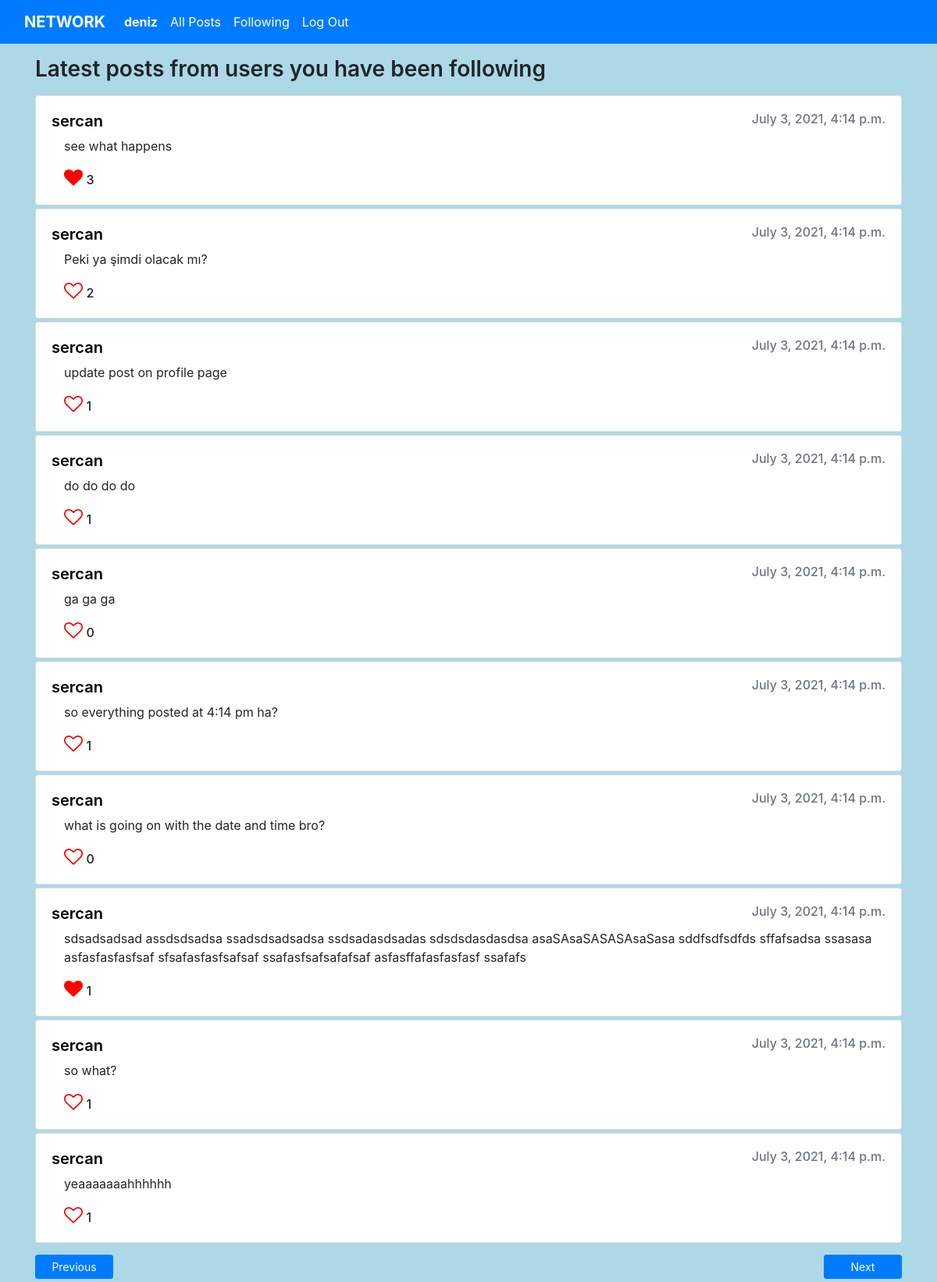
/following/2 (signed in), run on the app's committed database.
### network/models.py (models this page shows)
class User(AbstractUser):
    pass

class Post(models.Model):
    user = models.ForeignKey(User, on_delete=models.CASCADE)
    content = models.CharField(max_length=200)
    created = models.DateTimeField(default=datetime.now())
    updated = models.DateTimeField(default=datetime.now())

### network/views.py (the view)
# urls.py: path("following", views.following, name="following"),
@login_required
def following(request, page=1):
    user = request.user
    start = 0
    end = 0
    previous = 0
    if page == 1:
        start = 0
        end = 10
    else:
        end = page * 10
        start = end - 10
        previous = page - 1
    userFollowingUser_ids = Follow.objects.filter(user_id = user.id).values_list('followedUser', flat=True)
    followingsPosts = Post.objects.filter(user_id__in = userFollowingUser_ids).order_by('created').reverse()[start:end]
    postLikesTotal = {}
    userLikes = {}
    for p in followingsPosts:
        likes = Like.objects.filter(post_id = p.id)
        if likes:
            postLikesTotal[p.id] = len(likes)
        else:
            postLikesTotal[p.id] = 0
        userLike = Like.objects.filter(user_id = user.id).filter(post_id = p.id)
        if userLike:
            userLikes[p.id] = True
        else:
            userLikes[p.id] = False
    return render(request, "network/following.html", {
        "posts": followingsPosts,
        "postLikesTotal": postLikesTotal,
        "userLikes": userLikes,
        "next": page + 1,
        "previous": previous,
    })

### network/views.py (called while the page is built)
@register.filter
def get_item(dictionary, key):
    return dictionary.get(key)

### network/templates/network/following.html (shortened to what this page needs)
{% extends "network/layout.html" %}
{% load static %}
{% block body %}
{% if posts %}
<h3 class="mb-3 mt-3" style="font-weight: 600;">Latest posts from users you have been following</h3>
<section id="latestPostsSection">
    {% for p in posts %}
    <div class="card mb-1">
        <div class="card-body">
            <div style="display: flex; justify-content: space-between; vertical-align: middle;">
                <a href="{% url 'profile' p.user.id %}" style="text-decoration: none; color: black; margin: 0px; vertical-align: middle;">
                    <h5 class="card-title" style="font-weight: 600; margin: 0px;">{{ p.user.username }}</h5>
                </a>
                <h6 class="card-subtitle mb-2 text-muted" style="margin: 0px !important;">{{ p.created }}</h6>
            </div>
        <p class="card-text ml-3 mt-2">{{ p.content }}</p>
        <a href="javascript:void(0)" class="card-link ml-3">
            {% if userLikes|get_item:p.id %}
            <i class="fa fa-heart like" style="font-size:24px; color:red" data-postid="{{ p.id }}"></i>
            {% else %}
            <i class="fa fa-heart-o like" style="font-size:24px; color:red" data-postid="{{ p.id }}"></i>
            {% endif %}
            </a>
            {% if postLikesTotal|length > 0 %}
                <p style="font-weight: 500; display: inline;" id="{{ p.id }}">{{ postLikesTotal|get_item:p.id }}</p>
            {%endif%}
        </div>
    </div>
    {% endfor %}
</section>
<div style="margin-top: 15px; margin-bottom: 50px;">
    {% if previous != 0 %}
    <a href="{% url 'following' previous %}" class="btn btn-sm btn-primary" style="width: 100px; float: left;">Previous</a>
    {% endif %}
    {% if not posts|length < 10 %}
    <a href="{% url 'following' next %}" class="btn btn-sm btn-primary" style="width: 100px; float:right;">Next</a>
    {% endif %}
</div>
{% else %}
  <div>No posts.</div>
{% endif %}
{% endblock %}

### network/templates/network/layout.html (shortened to what this page needs)
{% load static %}
<!DOCTYPE html>
<html lang="en">
    <head>
        <link rel="stylesheet" href="https://stackpath.bootstrapcdn.com/bootstrap/4.4.1/css/bootstrap.min.css">
        <link rel="stylesheet" href="https://cdnjs.cloudflare.com/ajax/libs/font-awesome/4.7.0/css/font-awesome.min.css">
        <link href="{% static 'network/styles.css' %}" rel="stylesheet">
    </head>
    <body style="background-color:lightblue;">
        <nav class="navbar navbar-expand-lg navbar-dark bg-primary">
            <div class="container-fluid">
                <a class="navbar-brand" href="/" style="font-weight: 700;">NETWORK</a>
                <div class="collapse navbar-collapse" id="navbarSupportedContent">
                    <ul class="navbar-nav me-auto mb-2 mb-lg-0">
                        {% if user.is_authenticated %}
                            <li class="nav-item">
                                <a class="nav-link" href="{% url 'profile' user.id %}" style="color:white"><strong>{{ user.username }}</strong></a>
                            </li>
                        {% endif %}
                        <li class="nav-item">
                        <a class="nav-link" href="{% url 'index' %}">All Posts</a>
                        </li>
                        {% if user.is_authenticated %}
                            <li class="nav-item">
                                <a class="nav-link" href="{% url 'following' %}">Following</a>
                            </li>
                            <li class="nav-item">
                                <a class="nav-link" href="{% url 'logout' %}">Log Out</a>
                            </li>
                        {% endif %}
                    </ul>
                </div>
            </div>
          </nav>
        <div class="body">
            <div class="container">
                {% block body %}
                {% endblock %}
            </div>
        </div>
    </body>
</html>

### network/static/network/styles.css (style rules this page uses)
.nav-link { color:white !important; }

### data on the page
User: username "deniz"
Post: user.username "sercan", created "July 3, 2021, 4:14 p.m.", content "see what happens", id "3"
Post: user.username "sercan", created "July 3, 2021, 4:14 p.m.", content "Peki ya şimdi olacak mı?", id "2"
Post: user.username "sercan", created "July 3, 2021, 4:14 p.m.", content "update post on profile page", id "1"
Post: user.username "sercan", created "July 3, 2021, 4:14 p.m.", content "do do do do", id "1"
Post: user.username "sercan", created "July 3, 2021, 4:14 p.m.", content "ga ga ga", id "0"
Post: user.username "sercan", created "July 3, 2021, 4:14 p.m.", content "so everything posted at 4:14 pm ha?", id "1"
Post: user.username "sercan", created "July 3, 2021, 4:14 p.m.", content "what is going on with the date and time bro?", id "0"
Post: user.username "sercan", created "July 3, 2021, 4:14 p.m.", content "sdsadsadsad assdsdsadsa ssadsdsadsadsa ssdsadasdsadas sdsdsdasdasdsa asaSAsaSASASAsaSasa sddfsdfsdfds sffafsadsa ssasasa asfasfasfasfsaf sfsafasfasfsafsaf ssafasfsafsafafsaf asfasffafasfasfasf ssafafs", id "1"
Post: user.username "sercan", created "July 3, 2021, 4:14 p.m.", content "so what?", id "1"
Post: user.username "sercan", created "July 3, 2021, 4:14 p.m.", content "yeaaaaaaahhhhhh", id "1"
